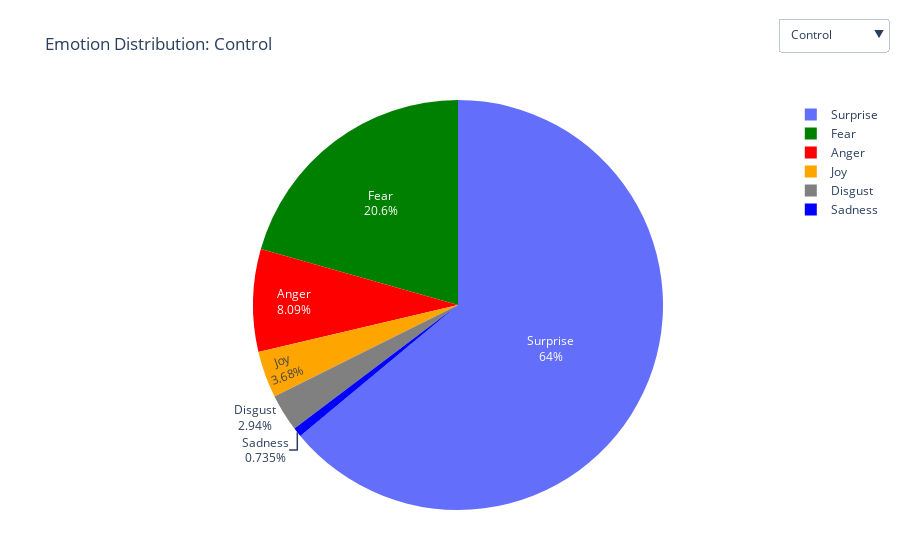

The notebook cell this image was saved under:
### Code cell
import plotly.graph_objects as go

# Define a consistent color map for emotions
emotion_labels = ['joy', 'sadness', 'anger', 'fear', 'surprise', 'disgust']  # Example emotions
color_map = {
    'joy': 'orange',       # gold
    'sadness': 'blue',   # dodgerblue
    'anger': 'red',     # orangered
    'fear': 'green',      # blueviolet
    'surprise': 'light blue',  # mediumspringgreen
    'disgust': 'grey'    # darkolivegreen
}

standard_colors = [color_map[label] for label in emotion_labels]

# Interactive pie charts with dropdown for each category
fig = go.Figure()

# Add one pie chart per category (only one shown at a time)
for i, category in enumerate(emotion_df.index):
    values = emotion_df.loc[category]
    labels = [label.capitalize() for label in emotion_labels]

    fig.add_trace(go.Pie(
        labels=labels,
        values=values,
        name=category.capitalize(),
        hoverinfo='label+percent',
        textinfo='label+percent',
        marker=dict(colors=standard_colors),
        visible=(i == 0)
    ))

# Create dropdown menu
dropdown_buttons = [
    {
        "label": cat.capitalize(),
        "method": "update",
        "args": [
            {"visible": [i == j for j in range(len(emotion_df.index))]},
            {"title": f"Emotion Distribution: {cat.capitalize()}"}
        ],
    }
    for i, cat in enumerate(emotion_df.index)
]

# Update layout
fig.update_layout(
    title="Emotion Distribution: Control",
    updatemenus=[{
        "buttons": dropdown_buttons,
        "direction": "down",
        "showactive": True,
        "x": 1,
        "xanchor": "left",
        "y": 1.2,
        "yanchor": "top"
    }],
    margin=dict(t=100, b=50, l=50, r=50)
)

fig.show()
fig.write_html("emotionPlot.html")

### Figure 1 — Plotly figure (JSON) as saved in the notebook; plotly's stock layout.template omitted (floating-point values rounded to 4 significant figures)
{"data": [{"hoverinfo": "label+percent", "labels": ["Joy", "Sadness", "Anger", "Fear", "Surprise", "Disgust"], "marker": {"colors": ["orange", "blue", "red", "green", "light blue", "grey"]}, "name": "Control", "textinfo": "label+percent", "type": "pie", "values": [3.65, 0.7299, 8.029, 20.44, 63.5, 2.92], "visible": true}, {"hoverinfo": "label+percent", "labels": ["Joy", "Sadness", "Anger", "Fear", "Surprise", "Disgust"], "marker": {"colors": ["orange", "blue", "red", "green", "light blue", "grey"]}, "name": "Government", "textinfo": "label+percent", "type": "pie", "values": [2.681, 5.898, 18.5, 9.115, 55.76, 7.239], "visible": false}, {"hoverinfo": "label+percent", "labels": ["Joy", "Sadness", "Anger", "Fear", "Surprise", "Disgust"], "marker": {"colors": ["orange", "blue", "red", "green", "light blue", "grey"]}, "name": "Nonprofit", "textinfo": "label+percent", "type": "pie", "values": [2.651, 0.4418, 14.43, 45.51, 33.14, 2.062], "visible": false}, {"hoverinfo": "label+percent", "labels": ["Joy", "Sadness", "Anger", "Fear", "Surprise", "Disgust"], "marker": {"colors": ["orange", "blue", "red", "green", "light blue", "grey"]}, "name": "Privateorg", "textinfo": "label+percent", "type": "pie", "values": [0, 1.099, 27.47, 20.88, 48.35, 2.198], "visible": false}], "layout": {"margin": {"b": 50, "l": 50, "r": 50, "t": 100}, "title": {"text": "Emotion Distribution: Control"}, "updatemenus": [{"buttons": [{"args": [{"visible": [true, false, false, false]}, {"title": "Emotion Distribution: Control"}], "label": "Control", "method": "update"}, {"args": [{"visible": [false, true, false, false]}, {"title": "Emotion Distribution: Government"}], "label": "Government", "method": "update"}, {"args": [{"visible": [false, false, true, false]}, {"title": "Emotion Distribution: Nonprofit"}], "label": "Nonprofit", "method": "update"}, {"args": [{"visible": [false, false, false, true]}, {"title": "Emotion Distribution: Privateorg"}], "label": "Privateorg", "method": "update"}], "direction": "down", "showactive": true, "x": 1, "xanchor": "left", "y": 1.2, "yanchor": "top"}]}}
